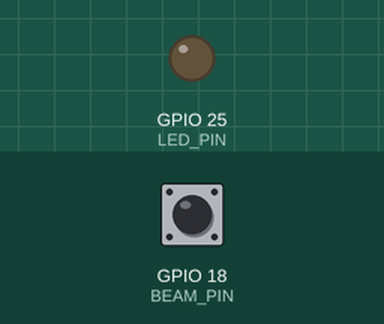
This sketch was run on a simulated ESP32-S3. Parts: output pins drawn as LEDs (lit = HIGH). The test bench sets the inputs (shaded band); at power-on: GPIO 18 (BEAM_PIN) HIGH. Nothing arrives over Bluetooth unless stated; a phone connects over Bluetooth LE 3 s after start.

Above: at 2.2 s.
2.3 s: GPIO 18 (BEAM_PIN) pulled LOW for 0.15 s
At 2.37 s:
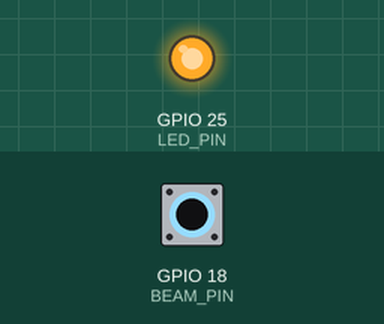
3.9 s: GPIO 18 (BEAM_PIN) pulled LOW for 3.2 s
At 8.5 s:
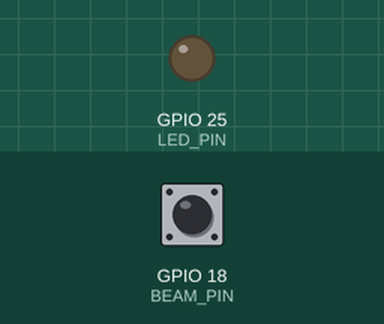
Timing chart, 0 to 10.0 s (numbered marks = the images above; inputs shaded):
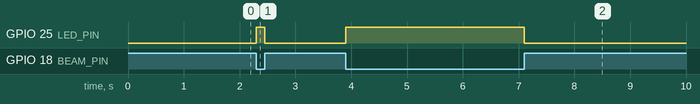

The sketch:

esp32_BeamBreak_module_transmitter_2.ino
```cpp
/*  for BLE transmission  */
#include <BLEDevice.h>
#include <BLEServer.h>
#include <BLE2902.h>

#define SERVICE_UUID        "a13ebb02-0bce-4cab-a875-2659399c1da3"
#define BEAMBREAK_UUID      "c650e0f7-e67d-46cf-ba89-4fd287070199"

#define BLE_DEVICE_NAME   "BEAMBREAK_Module_2"

BLECharacteristic* pBeamCharacteristic;

// add a pin
#define LED_PIN 25

#define BLOCKED_LEVEL LOW   // Usually LOW for these IR sensors
#define DEBOUNCE_US 10000   // 10 milliseconds

const int BEAM_PIN = 18;

const uint8_t GATE_ID = 2;


struct __attribute__((packed)) BeamBreakData {
  uint8_t gate_id;
  uint8_t state;          // 1 = BLOCKED, 0 = CLEAR
};

int lastRawState = -1;
unsigned long lastEventTimeUs = 0;

class ServerCallbacks : public BLEServerCallbacks {
  void onDisconnect(BLEServer*) override {
    BLEDevice::startAdvertising();
  }
};

void setup() {
  Serial.begin(115200);
  delay(1000);

  // Serial.println();
  // Serial.println("Starting ESP32-S3 Beam Break BLE transmitter...");

  pinMode(BEAM_PIN, INPUT_PULLUP);
  pinMode(LED_PIN, OUTPUT);

  lastRawState = digitalRead(BEAM_PIN);

  // Serial.print("Initial raw state: ");
  // Serial.println(lastRawState);

  // if (lastRawState == BLOCKED_LEVEL) {
  //   Serial.println("Initial interpreted state: BLOCKED");
  // } else {
  //   Serial.println("Initial interpreted state: CLEAR");
  // }

  // Start BLE
  BLEDevice::init(BLE_DEVICE_NAME);

  BLEServer* pServer = BLEDevice::createServer();
  pServer->setCallbacks(new ServerCallbacks());
  BLEService* pService = pServer->createService(SERVICE_UUID);

  pBeamCharacteristic = pService->createCharacteristic(
    BEAMBREAK_UUID,
    BLECharacteristic::PROPERTY_NOTIFY
  );

  pBeamCharacteristic->addDescriptor(new BLE2902());

  pService->start();
  pServer->getAdvertising()->start();

  // Serial.print("BLE advertising started as: ");
  // Serial.println(BLE_DEVICE_NAME);
  // Serial.print("Beam break characteristic UUID: ");
  // Serial.println(BEAMBREAK_UUID);
}


void loop() {
  int rawState = digitalRead(BEAM_PIN);

  if (rawState == BLOCKED_LEVEL)
    digitalWrite(LED_PIN, HIGH);
  else
    digitalWrite(LED_PIN, LOW);

  unsigned long nowUs = micros();

  // Only send when state changes
  if (rawState != lastRawState) {
    // Simple debounce
    if (nowUs - lastEventTimeUs < DEBOUNCE_US) {
      return;
    }

    bool blocked = (rawState == BLOCKED_LEVEL);

    BeamBreakData data;
    data.gate_id = GATE_ID;
    data.state = blocked ? 1 : 0;

    pBeamCharacteristic->setValue((uint8_t*)&data, sizeof(data));
    pBeamCharacteristic->notify();

    // debugging statements
    // Serial.print("Gate ");
    // Serial.print(data.gate_id);
    // Serial.print(" raw=");
    // Serial.print(rawState);
    // Serial.print(" state=");
    // Serial.print(blocked ? "BLOCKED" : "CLEAR");

    lastRawState = rawState;
    lastEventTimeUs = nowUs;

    // Serial.println();
  }

  // delay(1);

}
```

Measured:
- after the input at 2.3 s, GPIO 25 (LED_PIN): LOW → HIGH at once, → LOW 0.15 s later
- after the input at 3.9 s, GPIO 25 (LED_PIN): LOW → HIGH at once, → LOW 3.2 s later
